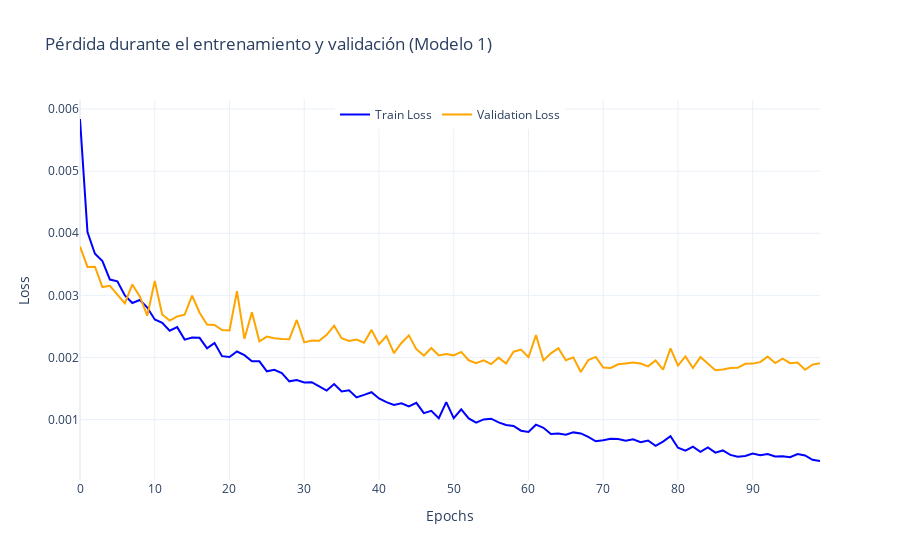
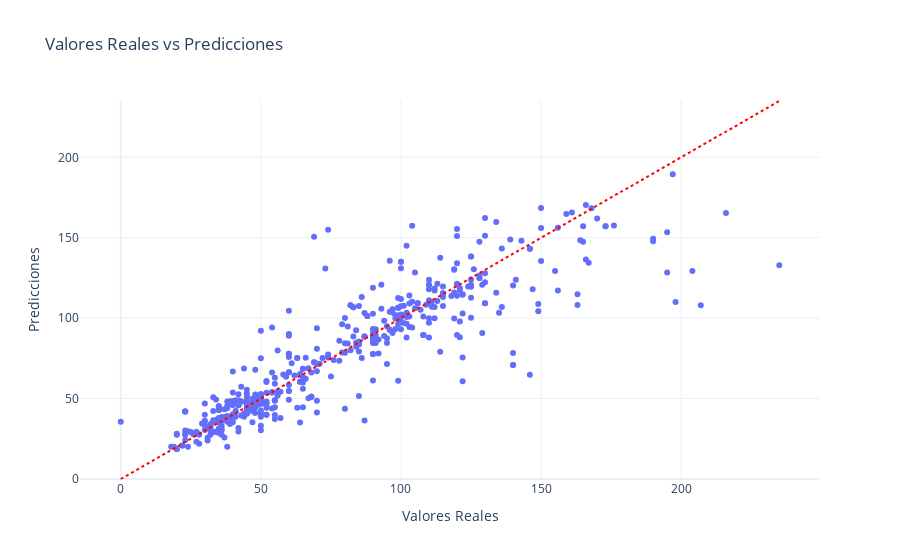

The notebook cell saved with these charts, in order:
### Code cell
import plotly.express as px
import plotly.graph_objects as go

model = Sequential([
    Input(shape=(X_train_scaled.shape[1],)),  # Camada de entrada
    Dense(units=64, activation='relu'),
    Dense(units=32, activation='relu'),
    Dense(units=16, activation='relu'),
    Dense(units=8, activation='relu'),
    Dense(units=1)  # Camada de salida
])

model.compile(optimizer=Adam(learning_rate=0.001), loss='mean_squared_error')

history = model.fit(
    X_train_scaled, y_train_scaled,
    validation_data=(X_test_scaled, y_test_scaled),
    epochs=100,
    batch_size=32,
    verbose=1
)

fig = go.Figure()
fig.add_trace(go.Scatter(y=history.history['loss'], mode='lines', name='Train Loss', line=dict(color='blue')))
fig.add_trace(go.Scatter(y=history.history['val_loss'], mode='lines', name='Validation Loss', line=dict(color='orange')))
fig.update_layout(title="Pérdida durante el entrenamiento y validación (Modelo 1)",
                  xaxis_title="Epochs", yaxis_title="Loss", template="plotly_white",
                  legend=dict(x=0.5, y=1, xanchor='center', orientation='h'))
fig.show()

test_loss = model.evaluate(X_test_scaled, y_test_scaled)

predictions = model.predict(X_test_scaled)

# Desescalar las predicciones
predictions_original = y_scaler.inverse_transform(predictions)


# Graficar el resultado del entrenamiento del modelo usando plotly
resultados_df = pd.DataFrame({
    "Valores Reales": y_test,
    "Predicciones": predictions_original.ravel() # predictions tiene 2D, ravel para transformar en 1D para la creación del df
})

fig = px.scatter(
    resultados_df,
    x="Valores Reales",
    y="Predicciones",
    title="Valores Reales vs Predicciones",
    template="plotly_white"
)

# Añadir una línea de referencia donde las predicciones coinciden perfectamente con los valores reales
fig.add_shape(
    type="line",
    x0=resultados_df["Valores Reales"].min(),
    y0=resultados_df["Valores Reales"].min(),
    x1=resultados_df["Valores Reales"].max(),
    y1=resultados_df["Valores Reales"].max(),
    line=dict(color="red", dash="dot")
)

fig.show()

### Figure 1 — Plotly figure (JSON) as saved in the notebook; plotly's stock layout.template omitted (floating-point values rounded to 4 significant figures)
{"data": [{"line": {"color": "blue"}, "mode": "lines", "name": "Train Loss", "type": "scatter", "y": [0.00584, 0.004018, 0.003671, 0.003551, 0.003255, 0.003225, 0.002998, 0.002876, 0.002925, 0.002804, 0.002612, 0.002559, 0.002432, 0.002488, 0.002288, 0.002321, 0.002316, 0.002146, 0.002234, 0.002022, 0.002009, 0.002096, 0.002037, 0.001939, 0.001939, 0.001777, 0.0018, 0.001747, 0.001616, 0.001636, 0.001598, 0.001602, 0.001533, 0.001467, 0.001572, 0.001452, 0.001472, 0.001357, 0.001398, 0.001441, 0.001341, 0.001281, 0.001237, 0.001263, 0.001212, 0.00127, 0.001103, 0.001141, 0.001023, 0.001281, 0.001023, 0.001166, 0.001019, 0.0009525, 0.001002, 0.001014, 0.0009556, 0.0009134, 0.0008967, 0.0008214, 0.0008018, 0.0009179, 0.0008681, 0.0007678, 0.0007752, 0.0007549, 0.000794, 0.0007775, 0.0007216, 0.0006508, 0.0006679, 0.0006914, 0.0006888, 0.0006598, 0.0006822, 0.0006349, 0.0006636, 0.0005761, 0.0006454, 0.0007317, 0.0005461, 0.0004998, 0.0005658, 0.0004814, 0.0005514, 0.0004677, 0.0005037, 0.0004319, 0.0004034, 0.0004137, 0.0004522, 0.0004252, 0.0004442, 0.0004066, 0.0004099, 0.0003942, 0.0004463, 0.000423, 0.0003535, 0.0003334]}, {"line": {"color": "orange"}, "mode": "lines", "name": "Validation Loss", "type": "scatter", "y": [0.003785, 0.003458, 0.003461, 0.003134, 0.003154, 0.003007, 0.002872, 0.003176, 0.002983, 0.002672, 0.003232, 0.002693, 0.002595, 0.002661, 0.002689, 0.002996, 0.00272, 0.002532, 0.002525, 0.002442, 0.002436, 0.003067, 0.002302, 0.002728, 0.002261, 0.002337, 0.00231, 0.002297, 0.002293, 0.002604, 0.002244, 0.002275, 0.002269, 0.002364, 0.002512, 0.002311, 0.002265, 0.002288, 0.002239, 0.002444, 0.002212, 0.002346, 0.00207, 0.002234, 0.002357, 0.002134, 0.00203, 0.002152, 0.002033, 0.002055, 0.002034, 0.00209, 0.001955, 0.001909, 0.001954, 0.001893, 0.001998, 0.001901, 0.002093, 0.002128, 0.002005, 0.002361, 0.001954, 0.002066, 0.00215, 0.001955, 0.002001, 0.001767, 0.001959, 0.00201, 0.001838, 0.001832, 0.001891, 0.001903, 0.001918, 0.001903, 0.001857, 0.001953, 0.001803, 0.002148, 0.00187, 0.002018, 0.001831, 0.002007, 0.001901, 0.001795, 0.001808, 0.001831, 0.001834, 0.001898, 0.001901, 0.001925, 0.002014, 0.001909, 0.001982, 0.001909, 0.00192, 0.001802, 0.001885, 0.001909]}], "layout": {"legend": {"orientation": "h", "x": 0.5, "xanchor": "center", "y": 1}, "title": {"text": "Pérdida durante el entrenamiento y validación (Modelo 1)"}, "xaxis": {"title": {"text": "Epochs"}}, "yaxis": {"title": {"text": "Loss"}}}}

### Figure 2 — Plotly figure (JSON) as saved in the notebook; plotly's stock layout.template omitted (floating-point values rounded to 4 significant figures; data arrays with more than 128 entries replaced by an {"elided": "..."} marker saying what was removed)
{"data": [{"hovertemplate": "Valores Reales=%{x}<br>Predicciones=%{y}<extra></extra>", "legendgroup": "", "marker": {"color": "#636efa", "symbol": "circle"}, "mode": "markers", "name": "", "orientation": "v", "showlegend": false, "type": "scatter", "x": {"elided": "500 int values"}, "xaxis": "x", "y": {"elided": "500 float values"}, "yaxis": "y"}], "layout": {"legend": {"tracegroupgap": 0}, "shapes": [{"line": {"color": "red", "dash": "dot"}, "type": "line", "x0": 0, "x1": 235, "y0": 0, "y1": 235}], "title": {"text": "Valores Reales vs Predicciones"}, "xaxis": {"anchor": "y", "domain": [0, 1], "title": {"text": "Valores Reales"}}, "yaxis": {"anchor": "x", "domain": [0, 1], "title": {"text": "Predicciones"}}}}
